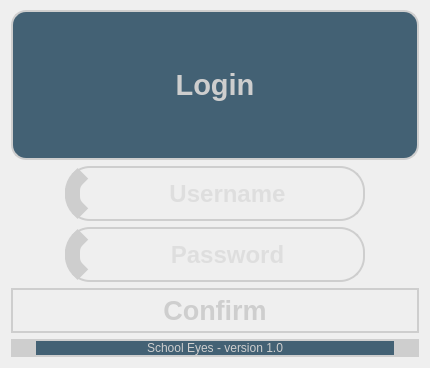
            <widget class="QWidget" name="page_login">
             <property name="minimumSize">
              <size>
               <width>0</width>
               <height>0</height>
              </size>
             </property>
             <property name="styleSheet">
              <string notr="true"/>
             </property>
             <layout class="QVBoxLayout" name="verticalLayout_7">
              <property name="topMargin">
               <number>10</number>
              </property>
              <item alignment="Qt::AlignTop">
               <widget class="QLabel" name="title_login">
                <property name="minimumSize">
                 <size>
                  <width>0</width>
                  <height>150</height>
                 </size>
                </property>
                <property name="maximumSize">
                 <size>
                  <width>16777215</width>
                  <height>16777215</height>
                 </size>
                </property>
                <property name="font">
                 <font>
                  <family>Segoe UI</family>
                  <pointsize>22</pointsize>
                  <weight>75</weight>
                  <bold>true</bold>
                 </font>
                </property>
                <property name="styleSheet">
                 <string notr="true">QLabel{
	background: rgba(0, 42, 68, 183);
	color: #cecece;
	border: 2px solid #cecece;
	border-radius: 15px;
	
}
</string>
                </property>
                <property name="text">
                 <string>Login</string>
                </property>
                <property name="alignment">
                 <set>Qt::AlignCenter</set>
                </property>
               </widget>
              </item>
              <item alignment="Qt::AlignHCenter|Qt::AlignVCenter">
               <widget class="QLineEdit" name="username_login">
                <property name="sizePolicy">
                 <sizepolicy hsizetype="Expanding" vsizetype="Expanding">
                  <horstretch>0</horstretch>
                  <verstretch>0</verstretch>
                 </sizepolicy>
                </property>
                <property name="minimumSize">
                 <size>
                  <width>300</width>
                  <height>55</height>
                 </size>
                </property>
                <property name="maximumSize">
                 <size>
                  <width>500</width>
                  <height>16777215</height>
                 </size>
                </property>
                <property name="font">
                 <font>
                  <family>Segoe UI</family>
                  <pointsize>18</pointsize>
                  <weight>75</weight>
                  <bold>true</bold>
                 </font>
                </property>
                <property name="styleSheet">
                 <string notr="true">QLineEdit {
	border-radius: 25px;
padding: 0 15px 0 27px;
border: 2px solid #cecece;
color: #cecece;
background: transparent;
background-image: url(:/24x24/images/icons/24x24/cil-user.png);
background-repeat: no-repeat;
background-position: left;
border-left: 15px solid #cecece;
}

QLineEdit:focus, QLineEdit:hover  {
	border-color: #F38533;
}</string>
                </property>
                <property name="alignment">
                 <set>Qt::AlignCenter</set>
                </property>
                <property name="placeholderText">
                 <string>Username</string>
                </property>
               </widget>
              </item>
              <item alignment="Qt::AlignHCenter|Qt::AlignVCenter">
               <widget class="QLineEdit" name="password_login">
                <property name="sizePolicy">
                 <sizepolicy hsizetype="Expanding" vsizetype="Expanding">
                  <horstretch>0</horstretch>
                  <verstretch>0</verstretch>
                 </sizepolicy>
                </property>
                <property name="minimumSize">
                 <size>
                  <width>300</width>
                  <height>55</height>
                 </size>
                </property>
                <property name="maximumSize">
                 <size>
                  <width>500</width>
                  <height>16777215</height>
                 </size>
                </property>
                <property name="font">
                 <font>
                  <family>Segoe UI</family>
                  <pointsize>18</pointsize>
                  <weight>75</weight>
                  <bold>true</bold>
                 </font>
                </property>
                <property name="styleSheet">
                 <string notr="true">QLineEdit {
	border-radius: 25px;
padding: 0 15px 0 27px;
border: 2px solid #cecece;
color: #cecece;
background: transparent;
background-image: url(:/24x24/images/icons/24x24/cil-https.png);
background-repeat: no-repeat;
background-position: left;
border-left: 15px solid #cecece;
}

QLineEdit:focus, QLineEdit:hover {
	border-color: #F38533;
}

</string>
                </property>
                <property name="echoMode">
                 <enum>QLineEdit::Password</enum>
                </property>
                <property name="alignment">
                 <set>Qt::AlignCenter</set>
                </property>
                <property name="placeholderText">
                 <string>Password</string>
                </property>
               </widget>
              </item>
              <item alignment="Qt::AlignHCenter|Qt::AlignVCenter">
               <widget class="QPushButton" name="confirm_login">
                <property name="sizePolicy">
                 <sizepolicy hsizetype="Expanding" vsizetype="Expanding">
                  <horstretch>0</horstretch>
                  <verstretch>0</verstretch>
                 </sizepolicy>
                </property>
                <property name="maximumSize">
                 <size>
                  <width>500</width>
                  <height>60</height>
                 </size>
                </property>
                <property name="font">
                 <font>
                  <family>Segoe UI</family>
                  <pointsize>20</pointsize>
                  <weight>75</weight>
                  <bold>true</bold>
                 </font>
                </property>
                <property name="cursor">
                 <cursorShape>PointingHandCursor</cursorShape>
                </property>
                <property name="styleSheet">
                 <string notr="true">QPushButton {
	color: #cecece;
	background: transparent;
	border: 2px solid #cecece;	
	border-radius: 25px;
	padding: 5px 150px;
}

QPushButton:hover {
	background: #F38533;
}

QPushButton:pressed {
	background: #F38533;
}</string>
                </property>
                <property name="text">
                 <string>Confirm</string>
                </property>
               </widget>
              </item>
              <item>
               <widget class="QLabel" name="footer_login">
                <property name="maximumSize">
                 <size>
                  <width>16777215</width>
                  <height>80</height>
                 </size>
                </property>
                <property name="styleSheet">
                 <string notr="true">background: rgba(0, 42, 68, 183);
color: #cecece;
border: 2px solid #cecece;
border-radius: 15px;

border-left: 25px solid #cecece;
border-right: 25px solid #cecece;</string>
                </property>
                <property name="text">
                 <string>School Eyes - version 1.0</string>
                </property>
                <property name="alignment">
                 <set>Qt::AlignCenter</set>
                </property>
               </widget>
              </item>
             </layout>
            </widget>
